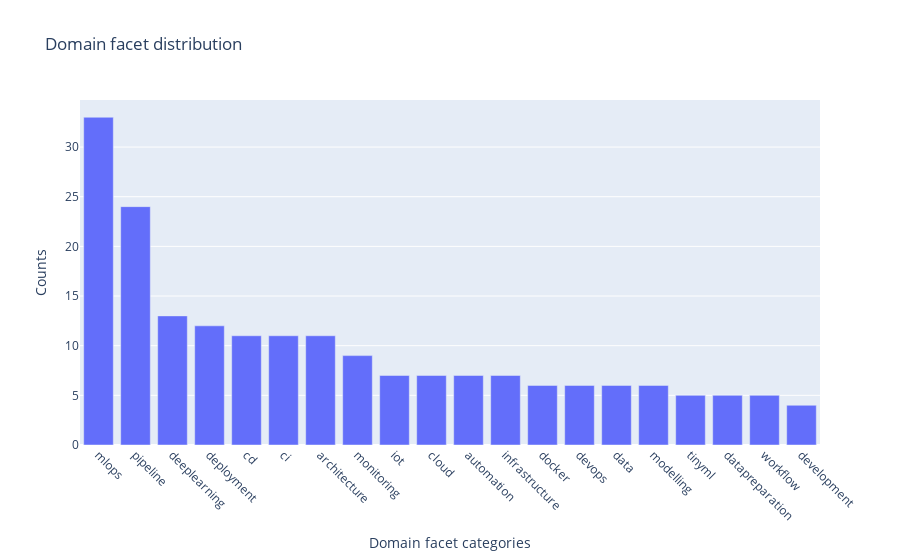

Source (notebook cell):
### Code cell
fig = px.bar(
    top_20_domain_words,
    y='domain',
    title='Domain facet distribution')

fig.update_layout(
    xaxis=dict(tickangle=45, title='Domain facet categories'),
    yaxis=dict(title='Counts')
)

fig.show()

### Figure 1 — Plotly figure (JSON) as saved in the notebook; plotly's stock layout.template omitted (floating-point values rounded to 4 significant figures)
{"data": [{"alignmentgroup": "True", "hovertemplate": "index=%{x}<br>domain=%{y}<extra></extra>", "legendgroup": "", "marker": {"color": "#636efa", "pattern": {"shape": ""}}, "name": "", "offsetgroup": "", "orientation": "v", "showlegend": false, "textposition": "auto", "type": "bar", "x": ["mlops", "pipeline", "deeplearning", "deployment", "cd", "ci", "architecture", "monitoring", "iot", "cloud", "automation", "infrastructure", "docker", "devops", "data", "modelling", "tinyml", "datapreparation", "workflow", "development"], "xaxis": "x", "y": [33, 24, 13, 12, 11, 11, 11, 9, 7, 7, 7, 7, 6, 6, 6, 6, 5, 5, 5, 4], "yaxis": "y"}], "layout": {"barmode": "relative", "legend": {"tracegroupgap": 0}, "title": {"text": "Domain facet distribution"}, "xaxis": {"anchor": "y", "domain": [0, 1], "tickangle": 45, "title": {"text": "Domain facet categories"}}, "yaxis": {"anchor": "x", "domain": [0, 1], "title": {"text": "Counts"}}}}
